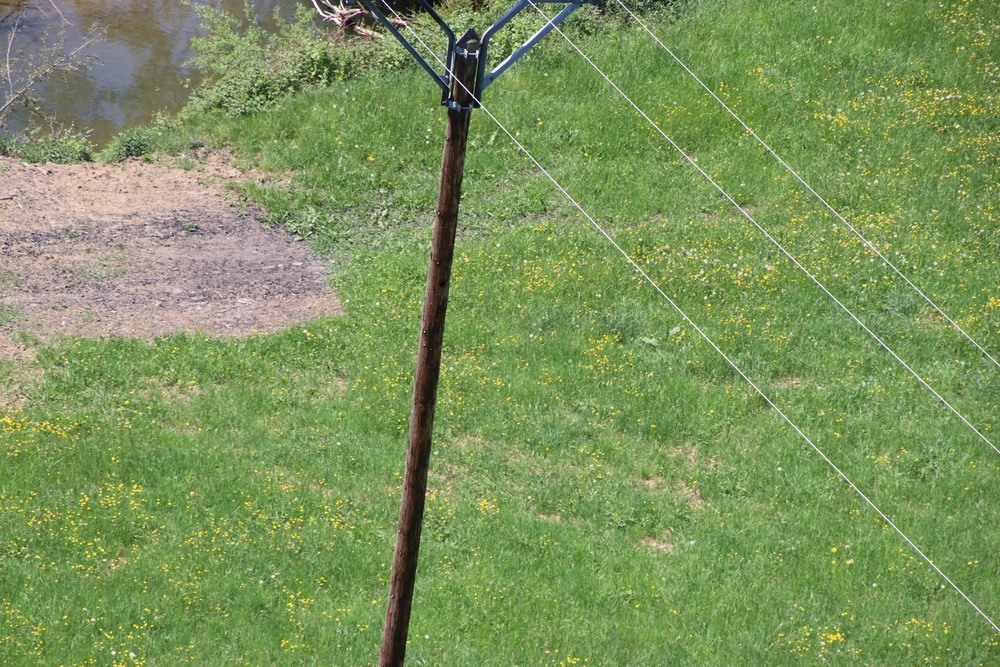
#> input picture Datasets/alsace_franche_conté_RAPPORT_GLOBAL_ALSACE_2018_IMG_0001.jpeg, 1000 x 667 px, shrunk from 6000 x 4000 before the run
$ python -i harris_response-LAPTOP-LQ765TVD.py   (imports and definitions only)   (older library calls are emulated)
#> lines starting #> are read from the running program, lines starting #| are printed output that depends on the picture
### Stereovision/derivatives.py
# -*- coding: utf-8 -*-
"""
Created on Tue Oct 22 10:36:09 2019

@author: vince
"""

from PIL import Image
from pylab import *
from numpy import *
from scipy.ndimage import filters
import math

# [10 lines left out: function gradient_sobel, not called in this run]

def gradient_gaussian(img, sigma=3):
    imx = zeros(img.shape)
    filters.gaussian_filter(img, (sigma, sigma), (0,1), imx)

    imy = zeros(img.shape)
    filters.gaussian_filter(img, (sigma, sigma), (1, 0), imy)

    magnitude = sqrt(imx**2+imy**2)

    return imx, imy, magnitude

# [20 lines left out: function gradient_direction_gaussien, not called in this run]

### Stereovision/harris_response-LAPTOP-LQ765TVD.py
# -*- coding: utf-8 -*-
"""
Created on Tue Oct 22 11:26:31 2019

@author: vince
"""

import derivatives
from PIL import Image
from pylab import *
from numpy import *
from scipy.ndimage import filters
from scipy.misc import imsave

def compute_harris_response(im,sigma=3):

    imx, imy, mag = derivatives.gradient_gaussian(im, sigma)

    Wxx = filters.gaussian_filter(imx*imx, sigma)
    Wxy = filters.gaussian_filter(imx*imy, sigma)
    Wyy = filters.gaussian_filter(imy*imy, sigma)

    Wdet = Wxx*Wyy - Wxy**2
    Wtr = Wxx + Wyy

    return Wdet / Wtr

def get_harris_points(harrisim, min_dist = 10, threshold=0.1):
    """ Return corners from a Harris response image, min_dist is the minimum
    number of pixels separating corners and image boundary."""

    # find top corner candidates above a threshold
    corner_threshold = harrisim.max() * threshold
    harrisim_t = (harrisim > corner_threshold) * 1

    # get coordinates of candidates
    coords = array(harrisim_t.nonzero()).T

    # ...and their values
    candidate_values = [harrisim[c[0],c[1]] for c in coords]

    # sort candidates
    index = argsort(candidate_values)

    # store allowed point locations in array
    allowed_locations = zeros(harrisim.shape)
    allowed_locations[min_dist:-min_dist, min_dist:-min_dist] = 1

    # select the best points taking min_distance into account
    filtered_coords = []
    for i in index:
        if allowed_locations[coords[i,0], coords[i,1]] == 1:
            filtered_coords.append(coords[i])
            allowed_locations[(coords[i,0]-min_dist):(coords[i,0]+min_dist), (coords[i,1]-min_dist):(coords[i,1]+min_dist),
                              (coords[i,1]-min_dist):(coords[i,1]+min_dist)] = 0

    return filtered_coords

def plot_harris_points(image, filtered_coords):
    """ Plots corners found in image. """

    figure()
    gray()
    imshow(image)
    plot([p[1] for p in filtered_coords],[p[0] for p in filtered_coords], '*')
    axis('off')
    show()

>>> import cv2
>>> picture = cv2.imread('../Datasets/alsace_franche_conté_RAPPORT_GLOBAL_ALSACE_2018_IMG_0001.jpeg', cv2.IMREAD_GRAYSCALE)
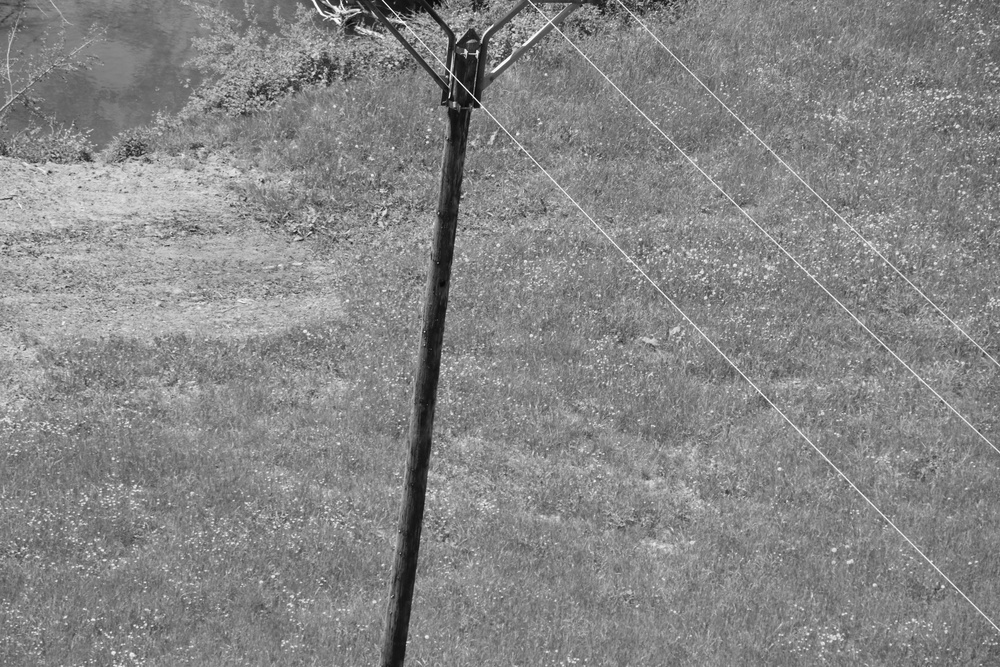
#> picture: shape (667, 1000); min 6, max 255, mean 134.1
>>> result = compute_harris_response(picture)
#> in compute_harris_response, `imx, imy, mag = derivatives.gradient_gaussian(im, sigma)`:
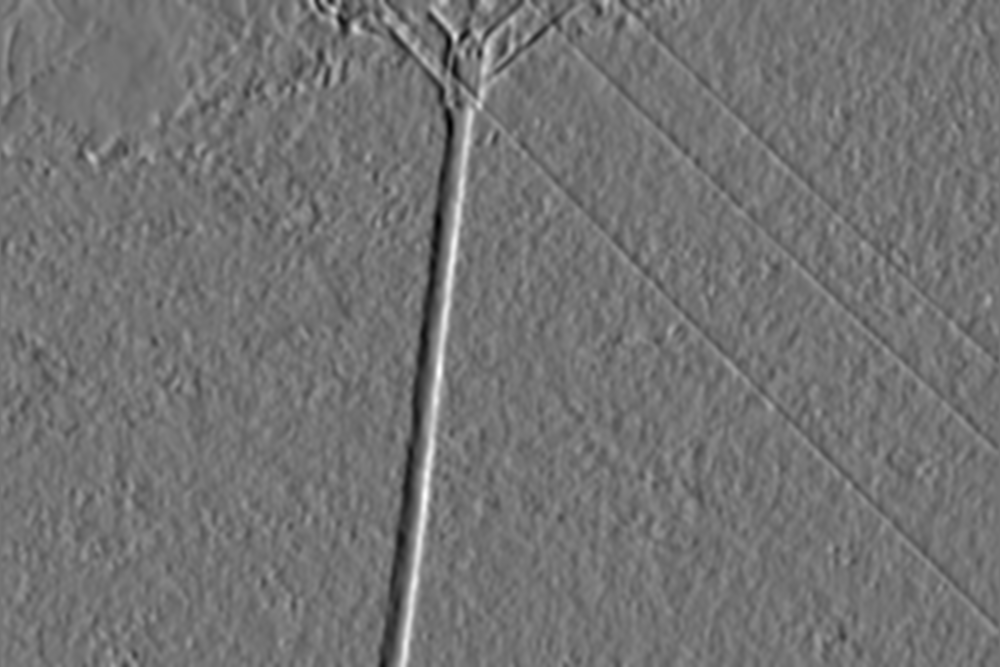
#> imx: shape (667, 1000) float64; min -14.99, max 17.93, mean -0.0176; drawn with min black and max white
#> in compute_harris_response, `imx, imy, mag = derivatives.gradient_gaussian(im, sigma)`:
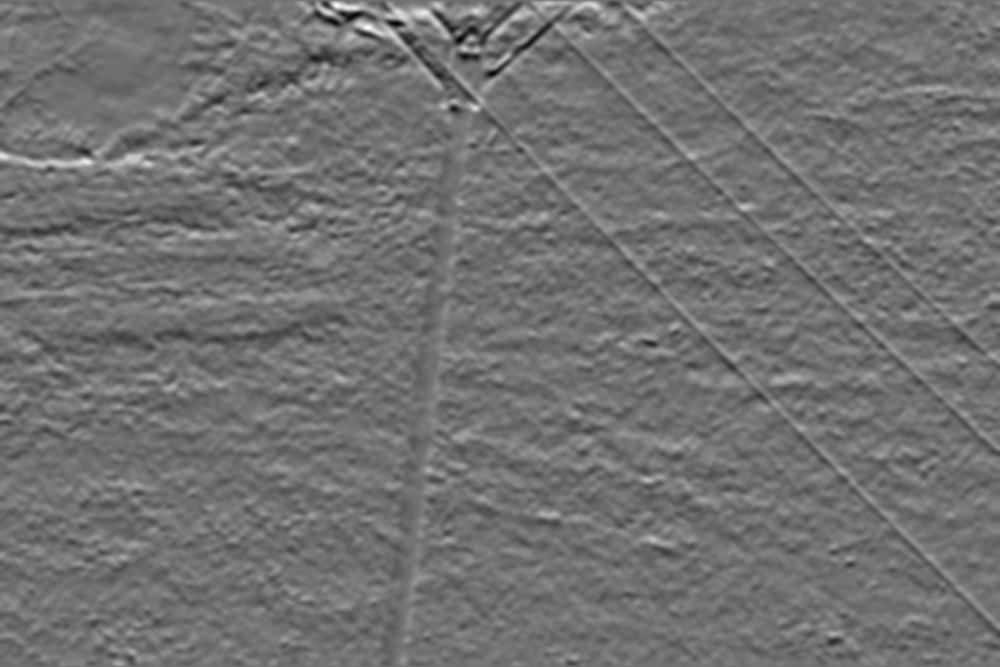
#> imy: shape (667, 1000) float64; min -12.04, max 14.95, mean 0.0298; drawn with min black and max white
#> in compute_harris_response, `imx, imy, mag = derivatives.gradient_gaussian(im, sigma)`:
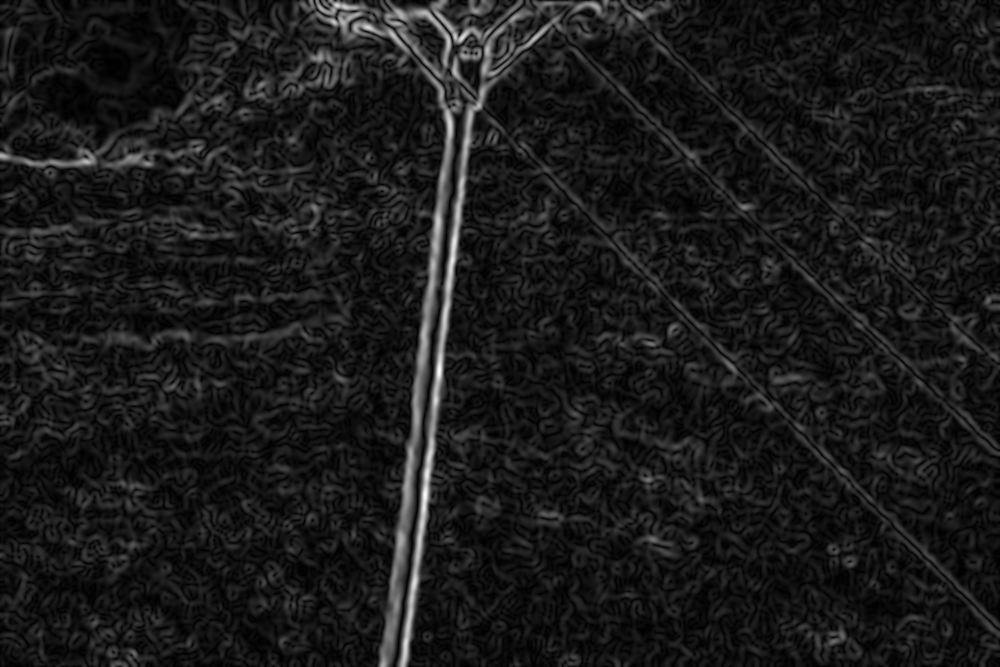
#> mag: shape (667, 1000) float64; min 0.00105, max 17.98, mean 1.88; drawn with min black and max white
#> in compute_harris_response, `Wxx = filters.gaussian_filter(imx*imx, sigma)`:
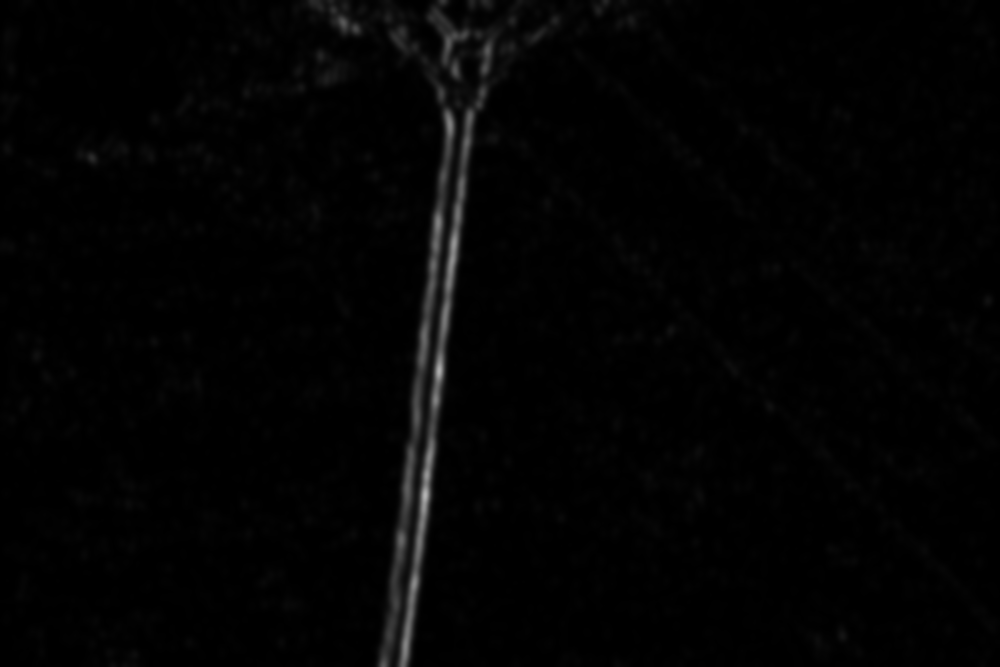
#> Wxx: shape (667, 1000) float64; min 0.00957, max 180.5, mean 3.5
#> in compute_harris_response, `Wxy = filters.gaussian_filter(imx*imy, sigma)`:
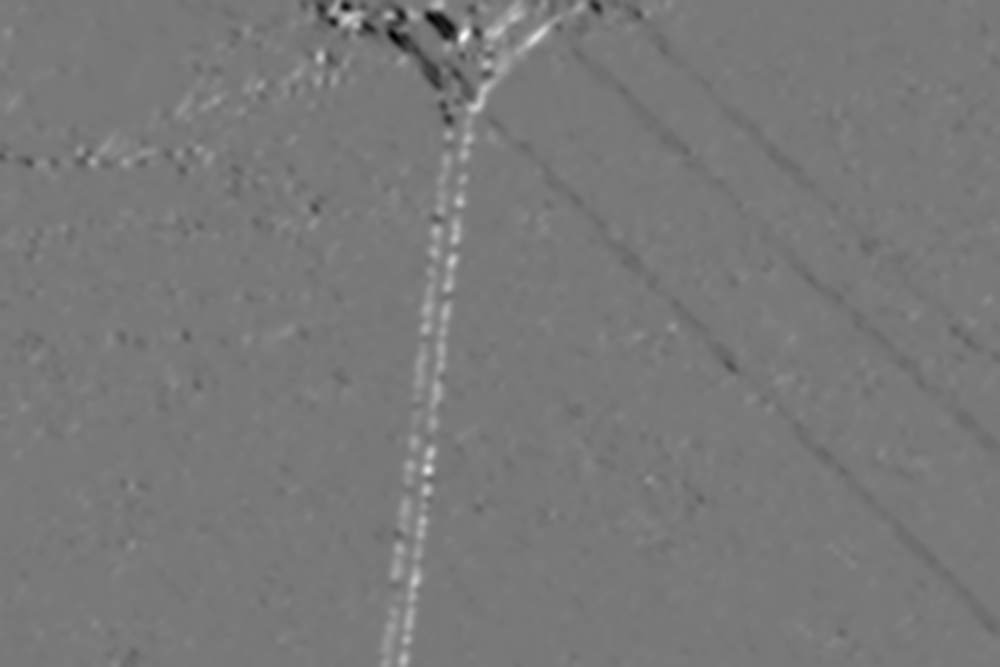
#> Wxy: shape (667, 1000) float64; min -45.45, max 50.34, mean 0.1; drawn with min black and max white
#> in compute_harris_response, `Wyy = filters.gaussian_filter(imy*imy, sigma)`:
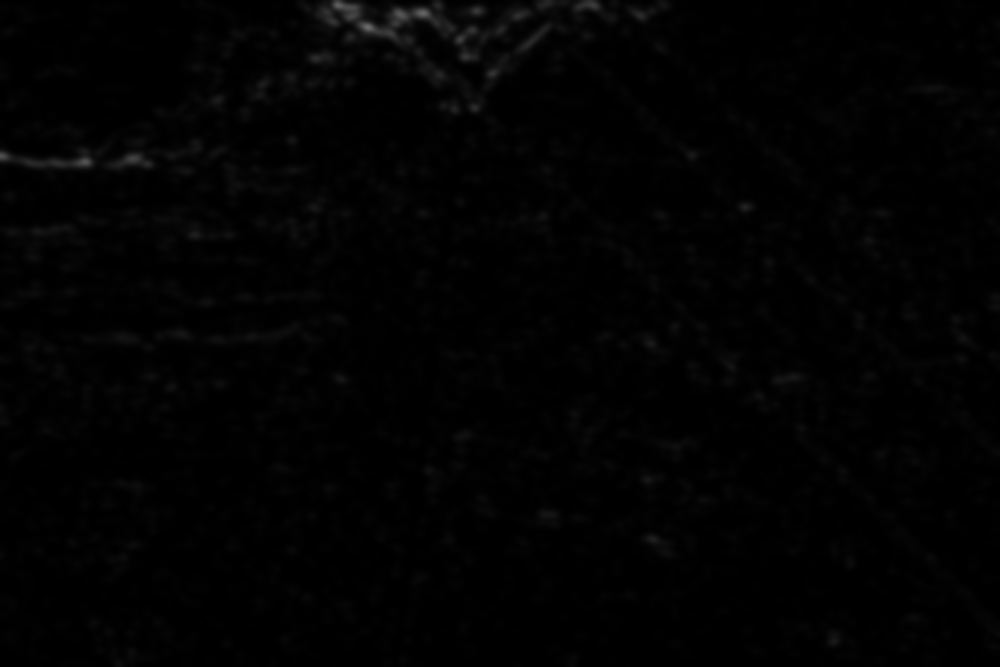
#> Wyy: shape (667, 1000) float64; min 0.0186, max 107.7, mean 2.7
